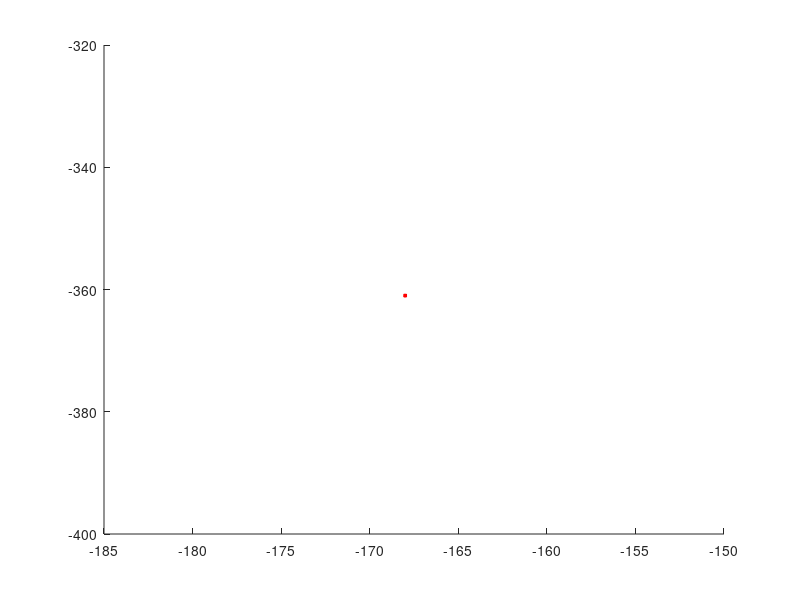

Recreate this plot in MATLAB. (Note: this script raises an error after producing the figure.)
%% Require whiteImage & startPos & goalPos
% Initiate start and goal positions.
startPos = [255, 18];
goalPos = [255, 102]; % or [255, 102]. Not sure.[102, 102]
startPosX = startPos(2);
startPosY = startPos(1);
goalPosX = goalPos(2);
goalPosY = goalPos(1);
% 
currentX = startPosX;
currentY = startPosY;
figure (3)
hold on
plot (currentX - 186, currentY - 616, 's', 'MarkerSize', 2, 'MarkerEdgeColor', 'r', 'MarkerFaceColor', 'r');
pause(0.001)
for i = startPosX : (goalPosX - 1)
    currentX = currentX + 1;
    % check if goal reached.
    if currentX == goalPosX && currentY == goalPosY
        plot (currentX - 186, currentY - 616, 's', 'MarkerSize', 2, 'MarkerEdgeColor', 'r', 'MarkerFaceColor', 'r');
        pause(0.001)
    end
    % calculate how many steps can go up.
    moveUpAllowance = 0;
    while whiteImage(currentY - moveUpAllowance - 1, currentX) == 0
        moveUpAllowance = moveUpAllowance + 1;
    end
    % calculate how many steps can go down.
    moveDownAllowance = 0;
    while whiteImage(currentY + moveDownAllowance + 1, currentX) == 0
        moveDownAllowance = moveDownAllowance + 1;
    end
    % can only move to the right.
    if moveUpAllowance == 0 && moveDownAllowance == 0
        plot (currentX - 186, currentY - 616, 's', 'MarkerSize', 2, 'MarkerEdgeColor', 'g', 'MarkerFaceColor', 'g');
        pause(0.001)
    % move down-right first. (regard to figure 2)
    elseif moveDownAllowance < moveUpAllowance
        currentY = currentY + moveDownAllowance;
        plot (currentX - 186, currentY - 616, 's', 'MarkerSize', 2, 'MarkerEdgeColor', 'g', 'MarkerFaceColor', 'g');
        pause(0.001)
        for j = 1 : (moveDownAllowance + moveUpAllowance)
            currentY = currentY - 1;
            plot (currentX - 186, currentY - 616, 's', 'MarkerSize', 2, 'MarkerEdgeColor', 'g', 'MarkerFaceColor', 'g');
            pause(0.001)
        end
    % move up-right first. (regard to figure 2)
    else
        currentY = currentY - moveUpAllowance;
        plot (currentX - 186, currentY - 616, 's', 'MarkerSize', 2, 'MarkerEdgeColor', 'g', 'MarkerFaceColor', 'g');
        pause(0.001)
        for j = 1 : (moveDownAllowance + moveUpAllowance)
            currentY = currentY + 1;
            plot (currentX - 186, currentY - 616, 's', 'MarkerSize', 2, 'MarkerEdgeColor', 'g', 'MarkerFaceColor', 'g');
            pause(0.001)
        end
    end
    % check if goal reached.
    if currentX == goalPosX && currentY == goalPosY
        plot (currentX - 186, currentY - 616, 's', 'MarkerSize', 2, 'MarkerEdgeColor', 'r', 'MarkerFaceColor', 'r');
        pause(0.001)
    end
end